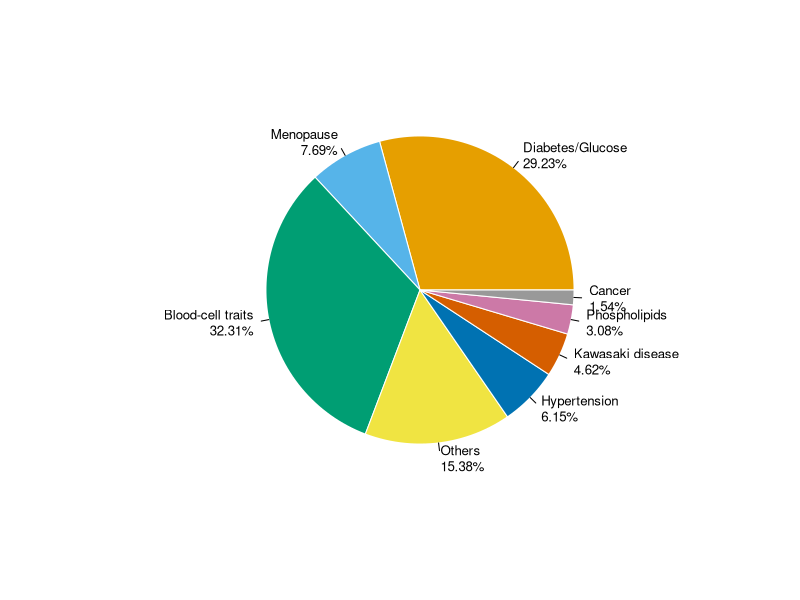
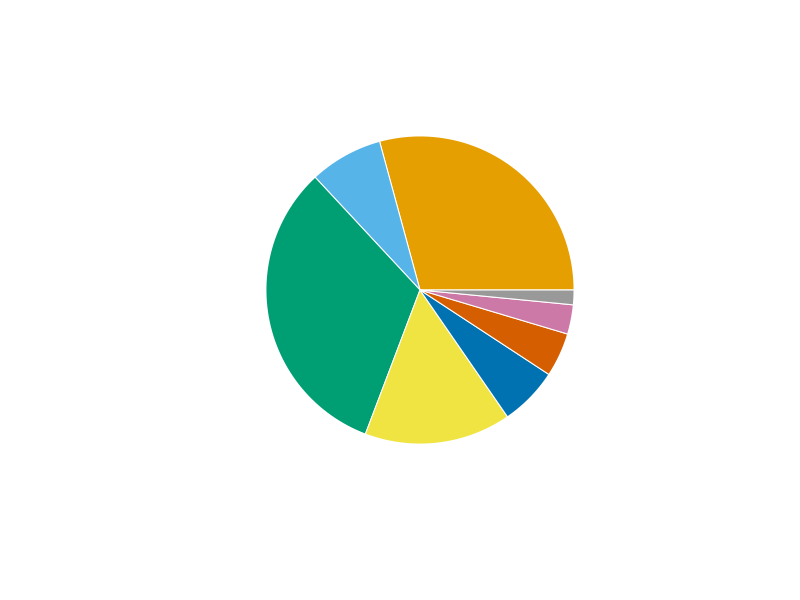

The R source for these figures, in order:
args    <- commandArgs(trailingOnly=TRUE)
if(is.na(args[1])){
        stop("Usage:Rscript *.R <go>\n")
}

library(dplyr)

# Create Data
data <- read.table("Open_Targets_Genetics.groups.tabulated.txt", sep="\t", header=TRUE)

data <- data %>% 
  mutate(prop = round(value / sum(data$value) *100, digits = 3)) %>%
  mutate(ypos = cumsum(prop)- 0.5*prop ) %>%
  mutate(label0 = paste(round(prop,2), "%", sep = "") )

# Combine the labels with the percentages
labels <- paste(data$group, data$label0, sep = "\n")

mycolors<-palette.colors(palette = "Okabe-Ito")
mycolors2<-hcl.colors(n=10, palette="Dark2")

pdf(file="OpenTargets.pie.pdf", w=7, h=7)
# Create the pie chart
#par(lwd = 2)
pie(data$value, labels = labels, main = "", col = mycolors[1:length(data$value)+1], border="white", cex=0.8)
#par(lwd = 1)
# Add a legend to the chart

#legend("topleft", legend = labels, fill = mycolors[1:length(data$value)+1])
dev.off()

pdf(file="OpenTargets.pie.no_labels.pdf", w=5, h=5)
pie(data$value, labels = NA, main = "", col = mycolors[1:length(data$value)+1], border="white", cex=0.8)
dev.off()
